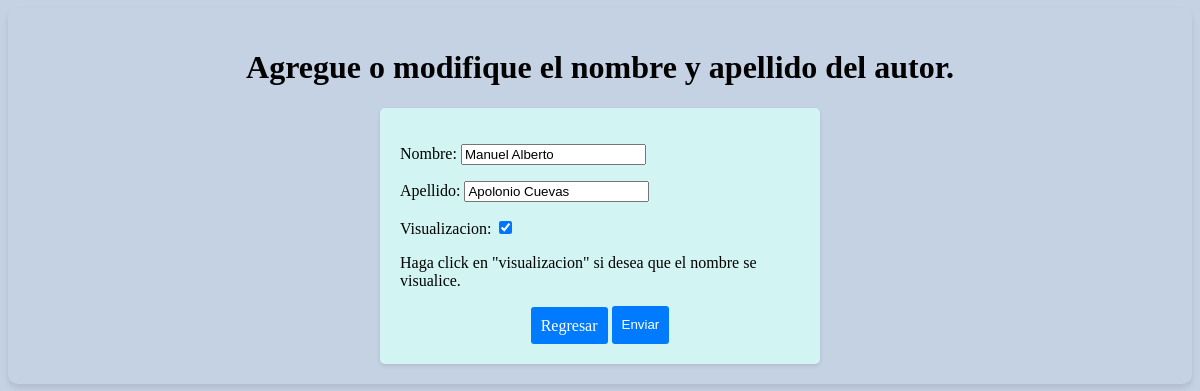
Before: /modificar/3/ with the older database file.
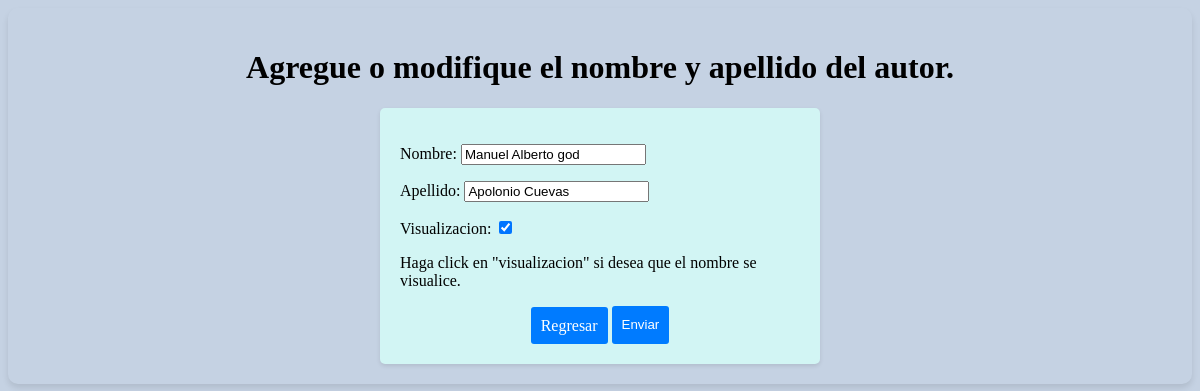
After: the same page with the newer database file.
### opgg/models.py (models this page shows, shortened)
class Autores(models.Model):
    nombre = models.CharField(max_length=50)
    apellido = models.CharField(max_length=50)
    visualizacion = models.BooleanField(default=False)

### opgg/views.py (the view)
# urls.py: path('modificar/<int:pk>/',views.ActualizarAutorView.as_view()),
class ActualizarAutorView(UpdateView):
    template_name = 'crear-autor.html'
    model = Autores
    fields = ('__all__')
    success_url = '/lista'

### opgg/templates/crear-autor.html (shortened to what this page needs)
<!DOCTYPE html>
{% load static %}
<html lang="en">
<head>
    <link rel="stylesheet" href="{% static 'opgg/styles.css' %}">
</head>
<body>
    <div>
        <h1 style="text-align: center;">Agregue o modifique el nombre y apellido del autor.</h1>
    </div>
    <form method="POST">
        {{ form.as_p }}
        <p>Haga click en "visualizacion" si desea que el nombre se visualice.</p>
        <div style="text-align:center;">
            <a class="buton" href="/lista">Regresar</a>
            <button type="submit" style="width: max-content;height: 38px;">Enviar</button>
        </div>
    </form>
</body>
</html>

Changed rows visible on the page:
changed Autores "Apolonio Cuevas": nombre "Manuel Alberto" → "Manuel Alberto god"
